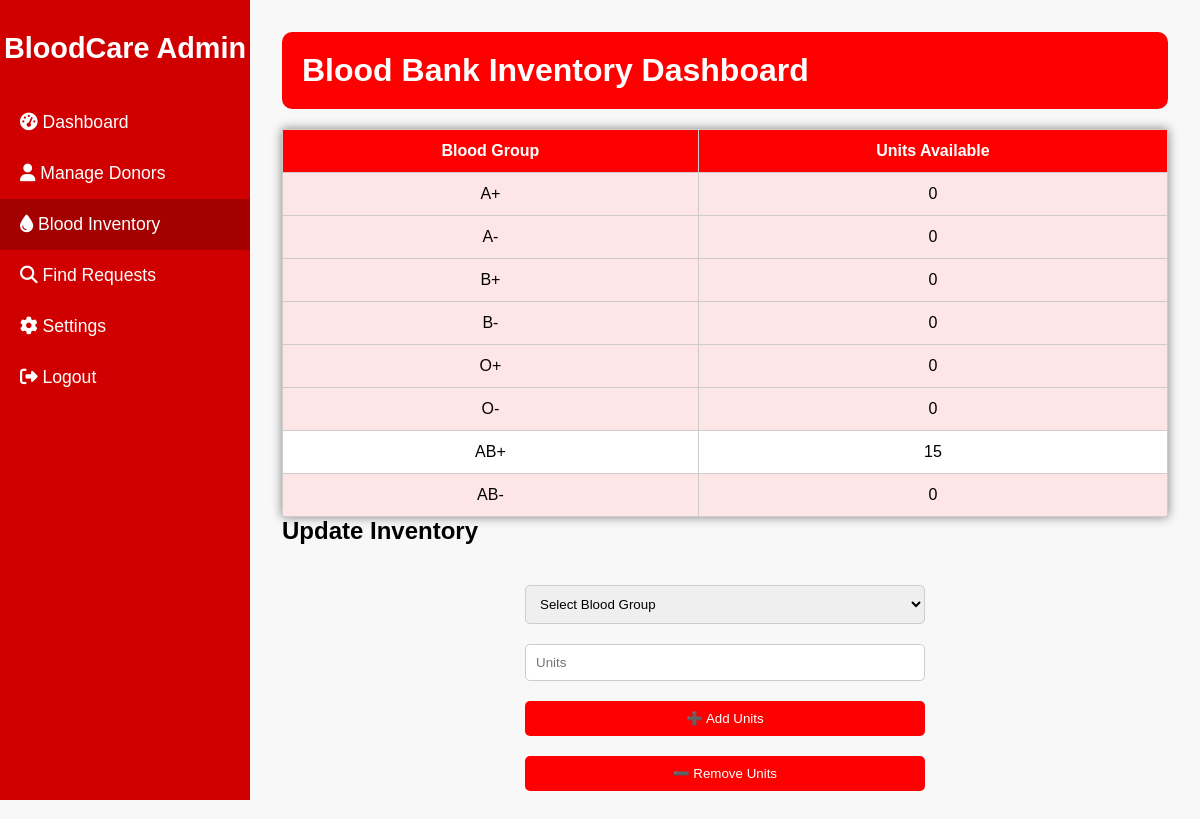
The page /blood_inventory.php on the database as committed earlier.
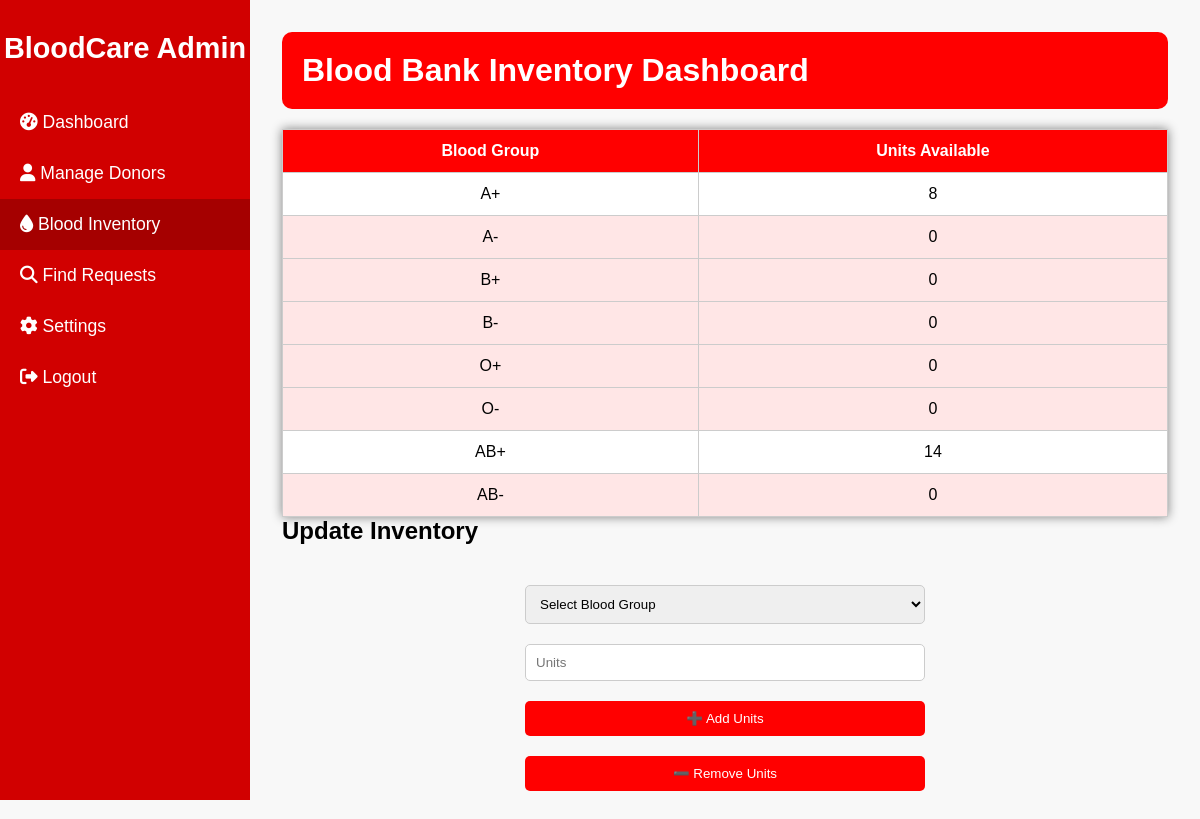
The same page on the database as committed later.
### tables this page shows
CREATE TABLE `inventory` (
  `id` int(11) NOT NULL,
  `blood_group` varchar(5) NOT NULL,
  `units_available` int(11) DEFAULT 0,
  `name` varchar(100) DEFAULT NULL,
  `city` varchar(100) DEFAULT NULL,
  `contact` varchar(15) DEFAULT NULL
);

### blood_inventory.php (the view, shortened to what this page needs)
<?php
include 'connection.php';
$inventory = $con->query("SELECT * FROM inventory");
?>
<!DOCTYPE html>
<html lang="en">
<head>
    <link rel="stylesheet" href="https://cdnjs.cloudflare.com/ajax/libs/font-awesome/6.4.0/css/all.min.css">
</head>
<body>
<div class="sidebar">
    <h2>BloodCare Admin</h2>
    <ul>
        <li><a href="admin_dashboard.php"><i class="fas fa-tachometer-alt"></i> Dashboard</a></li>
        <li><a href="#"><i class="fas fa-user"></i> Manage Donors</a></li>
        <li class="active"><a href="blood_inventory.php"><i class="fas fa-tint"></i> Blood Inventory</a></li>
        <li><a href="find_requests.php"><i class="fas fa-search"></i> Find Requests</a></li>
        <li><a href="#"><i class="fas fa-cog"></i> Settings</a></li>
        <li><a href="#"><i class="fas fa-sign-out-alt"></i> Logout</a></li>
    </ul>
</div>
<div class="main-content">
    <h1>Blood Bank Inventory Dashboard</h1>
    <table>
        <tr>
            <th>Blood Group</th>
            <th>Units Available</th>
        </tr>
        <?php while($row = $inventory->fetch_assoc()): ?>
            <tr class="<?= ($row['units_available'] < 5) ? 'low-stock' : '' ?>">
                <td><?= htmlspecialchars($row['blood_group']) ?></td>
                <td><?= htmlspecialchars($row['units_available']) ?></td>
            </tr>
        <?php endwhile; ?>
    </table>
    <h2>Update Inventory</h2>
    <form method="post">
        <select name="blood_group" required>
            <option value="">Select Blood Group</option>
        </select>
        <input type="number" name="units" placeholder="Units" min="1" required>
        <button type="submit" name="add_units">➕ Add Units</button>
        <button type="submit" name="remove_units">➖ Remove Units</button>
    </form>
</div>
</body>
</html>

Rows that differ between the two databases and show on the page:
changed inventory (number 1 of 8 on the later page): units_available "0" → "8"
changed inventory "AB+": units_available "15" → "14"
